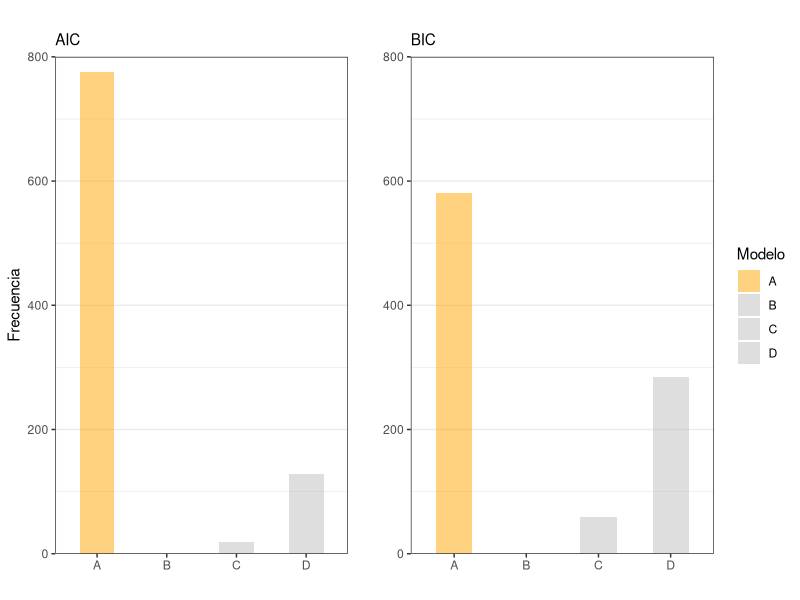

Write R code to recreate this figure.
library(ggplot2)
library(tidyverse)
library(gridExtra)

# SARIMA selec modelo, grafico solo para 50 observaciones por serie.

selec_sarima_50 <- read.csv("data/frec_selec_sarima_50.csv", header = TRUE)

#selec_sarima_50$Modelo <- as.factor(selec_sarima_50$Modelo)


# Crear un dataframe con los colores deseados para cada Modelo
colores <- data.frame(Modelo = c("A", "B", "C", "D"), 
                      color = c("orange", "gray", "gray", "gray"))

# Utilizar ggplot2 y escala de colores manual para asignar colores personalizados
g1 <- selec_sarima_50 %>%
  ggplot(aes(x = Modelo, y = Frec_AIC, fill = Modelo)) +
  geom_bar(stat = "identity", width = 0.5) +
  scale_fill_manual(values = alpha(colores$color, 0.5)) +
  labs(x = "", y = "Frecuencia") +
  ggtitle("", subtitle = "AIC") +
  scale_y_continuous(expand = c(0, 0), limits = c(0, 800)) +
  theme_bw() +
  theme(panel.grid.major.x = element_blank(), 
        panel.grid.minor.x = element_blank(), 
        legend.position = "none")



g2 <- selec_sarima_50 %>%
  ggplot(aes(x = Modelo, y = Frec_BIC, fill = Modelo)) +
  geom_bar(stat = "identity", width = 0.5) +
  scale_fill_manual(values = alpha(colores$color,0.5))+
  labs(x="",y="") + ggtitle("", subtitle = "BIC") +
  scale_y_continuous(expand = c(0, 0), limits = c(0,800)) +  # Agregamos expand = c(0, 0)
  theme_bw() +
  theme(panel.grid.major.x = element_blank(), # Saca lineas de cuadricula
        panel.grid.minor.x = element_blank()) 


selec_sarima_50 <- grid.arrange(g1,g2,nrow=1, widths = c(0.4, 0.5))

